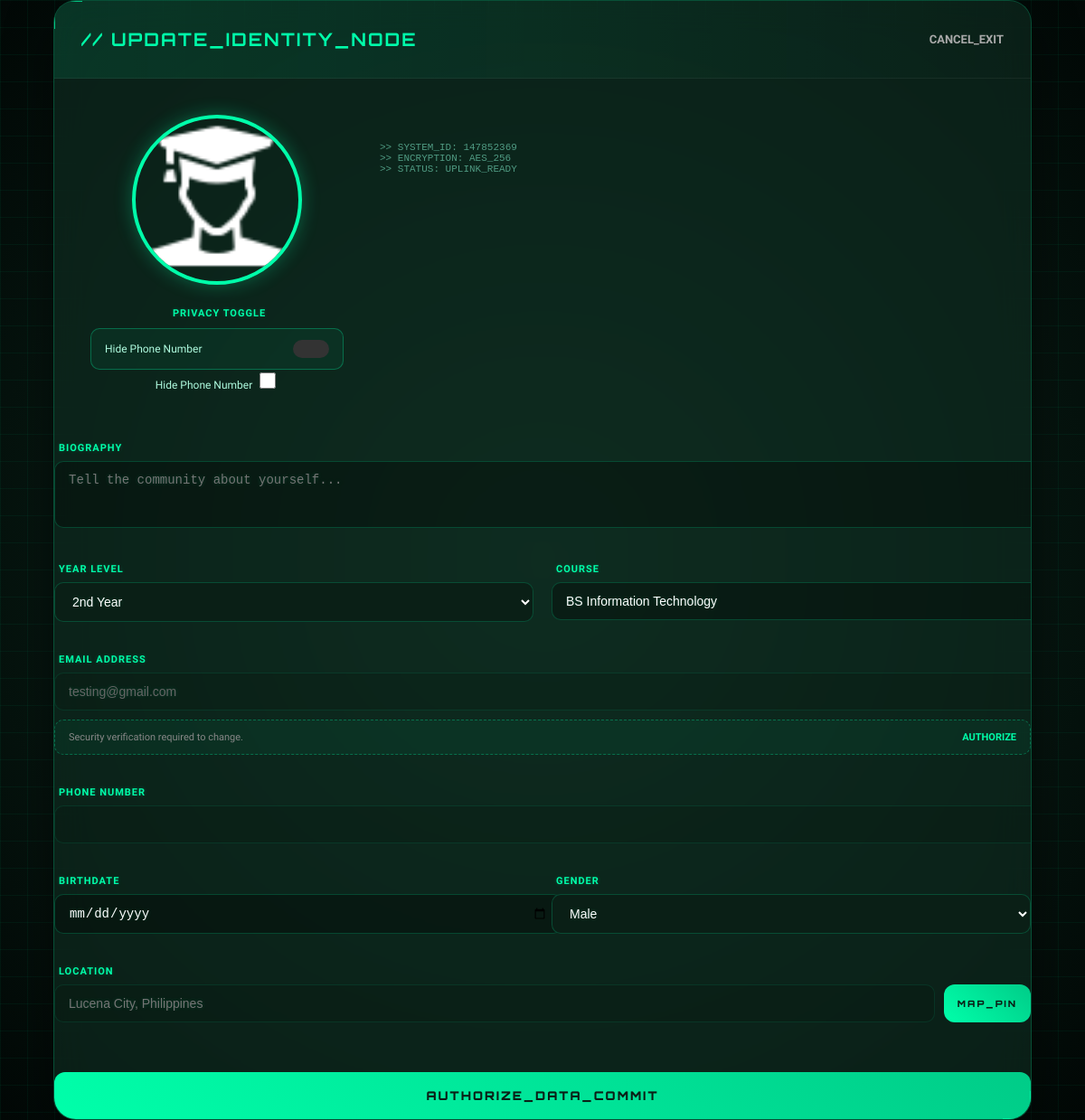
/Edit_Profile.php (signed in), run on the app's committed database.
### tables this page shows
CREATE TABLE `students` (
  `id` int(11) NOT NULL,
  `student_name` varchar(100) NOT NULL,
  `student_id` varchar(50) NOT NULL,
  `created_at` timestamp NOT NULL DEFAULT current_timestamp(),
  `year_level` varchar(50) DEFAULT '',
  `course` varchar(100) DEFAULT '',
  `bio` text DEFAULT NULL,
  `profile_pic` varchar(255) DEFAULT '',
  `email` varchar(100) DEFAULT '',
  `last_active` datetime DEFAULT NULL,
  `is_online` tinyint(1) DEFAULT 0,
  `status` varchar(50) DEFAULT 'Student',
  `batch_year` varchar(20) DEFAULT '',
  `is_alumni` tinyint(1) DEFAULT 0,
  `password` varchar(255) DEFAULT NULL,
  `cover_pic1` varchar(255) DEFAULT '',
  `cover_pic2` varchar(255) DEFAULT '',
  `cover_pic3` varchar(255) DEFAULT '',
  `is_restricted` tinyint(1) DEFAULT 0,
  `restriction_end_date` datetime DEFAULT NULL,
  `last_activity` datetime DEFAULT NULL,
  `mfa_enabled` tinyint(1) DEFAULT 0,
  `mfa_secret` varchar(255) DEFAULT NULL,
  `recovery_email` varchar(255) DEFAULT NULL,
  `cover_photo` varchar(255) DEFAULT '',
  `cover_offset` int(11) DEFAULT 0,
  `location` varchar(255) DEFAULT '',
  `birthdate` date DEFAULT NULL,
  `gender` varchar(20) DEFAULT '',
  `phone` varchar(20) DEFAULT NULL,
  `hide_phone` tinyint(1) DEFAULT 0,
  `force_logout` tinyint(1) DEFAULT 0,
  `logout_token` varchar(255) DEFAULT NULL,
  `profile_pic_content` longblob DEFAULT NULL
);

### Edit_Profile.php (the view, shortened to what this page needs)
<?php
require_once __DIR__ . '/config/database.php';
$my_id = $_SESSION['student_id'];
$is_admin = ($_SESSION['student_name'] === 'Admin');
$is_teacher = (strpos($my_id, 'T-') === 0);
$is_verified_for_update = (isset($_SESSION['profile_update_verified']) && $_SESSION['profile_update_verified'] === true) || $is_admin;
if ($is_teacher) {
    $real_id = substr($my_id, 2);
    $user = $conn->query("SELECT *, name as student_name, department as course, position as year_level FROM teachers WHERE id = '$real_id'")->fetch_assoc();
} else {
    $user = $conn->query("SELECT * FROM students WHERE student_id = '$my_id'")->fetch_assoc();
}
?>
<!DOCTYPE html>
<html lang="en">
<head>
    <link rel="stylesheet" href="https://unpkg.com/leaflet@1.9.4/dist/leaflet.css" />
</head>
<body>
    <div class="edit-container">
        <div class="edit-header">
            <h2>// UPDATE_IDENTITY_NODE</h2>
            <a href="Student_Profile.php?id=<?php echo $my_id; ?>" class="back-link">CANCEL_EXIT</a>
        </div>
        <div class="edit-body">
            <div class="visual-col">
                <form action="Student_Profile.php?id=<?php echo $my_id; ?>" method="POST" enctype="multipart/form-data" id="mainEditForm">
                    <div class="pfp-editor" onclick="document.getElementById('pfpInput').click()">
                        <?php $pic = !empty($user['profile_pic']) ? "uploads/".$user['profile_pic'] : "assets/images/3icons8-student-64.png"; ?>
                        <img src="<?php echo htmlspecialchars($pic); ?>" id="pfpPreview">
                    </div>
                    <div class="form-group">
                        <label class="form-label">Privacy Toggle</label>
                        <div class="verification-bar" style="border-style: solid; display: flex; justify-content: space-between; align-items: center; padding: 12px 15px; border-radius: 10px; background: rgba(0, 255, 170, 0.05);">
                            <span style="font-size:12px; color:#b0fce0;">Hide Phone Number</span>
                            <label class="switch" style="position:relative; display:inline-block; width:40px; height:20px;">
                                <span class="slider round" style="position:absolute; cursor:pointer; top:0; left:0; right:0; bottom:0; background-color:#333; transition:.4s; border-radius:34px;"></span>
                            </label>
                        </div>
                            <span style="font-size:12px; color:#b0fce0;">Hide Phone Number</span>
                            <input type="checkbox" name="hide_phone" <?php echo ($user['hide_phone'] == 1) ? 'checked' : ''; ?> style="accent-color:#00ffaa; width:18px; height:18px;">
                        </div>
                    </div>
                    <div style="margin-top: 30px; text-align: left; font-size: 11px; color: #509b83; font-family: 'Courier New', monospace;">
                        >> SYSTEM_ID: <?php echo $my_id; ?><br>
                        >> ENCRYPTION: AES_256<br>
                        >> STATUS: UPLINK_READY
                    </div>
            </div>
            <div class="form-col">
                <div class="form-grid">
                    <div class="form-group full-row">
                        <label class="form-label">Biography</label>
                        <textarea name="bio" class="form-input" rows="3" placeholder="Tell the community about yourself..."><?php echo htmlspecialchars($user['bio'] ?? ''); ?></textarea>
                    </div>
                    <div class="form-group">
                        <label class="form-label"><?php echo $is_teacher ? 'Position' : 'Year Level'; ?></label>
                        <?php if($is_teacher): ?>
                            <input type="text" name="year_level" class="form-input" value="<?php echo htmlspecialchars($user['year_level'] ?? ''); ?>">
                        <?php else: ?>
                            <select name="year_level" class="form-input" style="background:#0a1f16;">
                                <option value="2nd Year" <?php echo ($user['year_level'] == '2nd Year') ? 'selected' : ''; ?>>2nd Year</option>
                            </select>
                        <?php endif; ?>
                    </div>
                    <div class="form-group">
                        <label class="form-label"><?php echo $is_teacher ? 'Department' : 'Course'; ?></label>
                        <input type="text" name="course" class="form-input" value="<?php echo htmlspecialchars($user['course'] ?? ''); ?>">
                    </div>
                    <div class="form-group full-row">
                        <label class="form-label">Email Address</label>
                        <input type="email" name="email" id="emailInp" class="form-input" value="<?php echo htmlspecialchars($user['email'] ?? ''); ?>" <?php echo $is_verified_for_update ? '' : 'readonly'; ?>>
                        <?php if(!$is_verified_for_update): ?>
                        <div class="verification-bar">
                            <span style="font-size:11px; color:#888;">Security verification required to change.</span>
                            <span class="verify-link" onclick="triggerSecurity()">Authorize</span>
                        </div>
                        <?php endif; ?>
                    </div>
                    <div class="form-group full-row">
                        <label class="form-label">Phone Number</label>
                        <input type="text" name="phone" id="phoneInp" class="form-input" value="<?php echo htmlspecialchars($user['phone'] ?? ''); ?>" <?php echo $is_verified_for_update ? '' : 'readonly'; ?>>
                    </div>
                    <div class="form-group">
                        <label class="form-label">Birthdate</label>
                        <input type="date" name="birthdate" class="form-input" value="<?php echo $user['birthdate'] ?? ''; ?>">
                    </div>
                    <div class="form-group">
                        <label class="form-label">Gender</label>
                        <select name="gender" class="form-input" style="background:#0a1f16;">
                            <option value="Male" <?php echo ($user['gender'] == 'Male') ? 'selected' : ''; ?>>Male</option>
                        </select>
                    </div>
                    <div class="form-group full-row">
                        <label class="form-label">Location</label>
                        <div style="display: flex; gap: 10px;">
                            <input type="text" name="location" id="locInp" class="form-input" value="<?php echo htmlspecialchars($user['location'] ?? ''); ?>" placeholder="Lucena City, Philippines" readonly>
                            <button type="button" class="save-btn" style="margin: 0; padding: 0 15px; width: auto; font-size: 10px;" onclick="openMapModal()">MAP_PIN</button>
                        </div>
                    </div>
                    <button type="submit" class="save-btn">AUTHORIZE_DATA_COMMIT</button>
                </div>
            </div>
        </div>
</body>
</html>

### Edit_Profile.php (style rules this page uses)
body { margin: 0; padding: 0; background: radial-gradient(circle at center, #0d2b1f 0%, #020806 100%); color: #e4e6eb; font-family: 'Segoe UI', sans-serif; min-height: 100vh; display: flex; justify-content: center; align-items: center; overflow-x: hidden; position: relative; }
body::after { content: ""; position: fixed; top: 0; left: 0; width: 100%; height: 100%; background: linear-gradient(to bottom, transparent 50%, rgba(0, 255, 170, 0.05) 51%, transparent 51%); background-size: 100% 4px; pointer-events: none; z-index: -1; animation: scanlineFlow 10s linear infinite; }
body::before { content: ""; position: fixed; top: 0; left: 0; width: 100%; height: 100%; background-image: linear-gradient(rgba(0, 255, 170, 0.05) 1px, transparent 1px), linear-gradient(90deg, rgba(0, 255, 170, 0.05) 1px, transparent 1px); background-size: 30px 30px; z-index: -1; }
.edit-container { width: 90%; max-width: 1100px; background: rgba(16, 46, 34, 0.6); backdrop-filter: blur(20px); border: 1px solid rgba(0, 255, 170, 0.2); border-radius: 25px; overflow: hidden; box-shadow: 0 25px 50px rgba(0,0,0,0.5); animation: slideUp 0.6s cubic-bezier(0.22, 1, 0.36, 1), containerPulse 5s infinite alternate; position: relative; }
.edit-container::before, .edit-container::after { content: ''; position: absolute; width: 30px; height: 30px; border-color: #00ffaa; border-style: solid; opacity: 0.7; }
.edit-container::before { top: -2px; left: -2px; border-width: 3px 0 0 3px; border-radius: 20px 0 0 0; }
.edit-container::after { bottom: -2px; right: -2px; border-width: 0 3px 3px 0; border-radius: 0 0 20px 0; }
.edit-header { padding: 30px; background: linear-gradient(to right, rgba(0, 255, 170, 0.1), transparent); border-bottom: 1px solid rgba(255,255,255,0.05); display: flex; justify-content: space-between; align-items: center; }
.edit-header h2 { margin: 0; font-family: 'Orbitron', sans-serif; font-size: 20px; letter-spacing: 2px; color: #00ffaa; text-transform: uppercase; }
.back-link { color: #aaa; text-decoration: none; font-size: 13px; font-weight: bold; transition: 0.3s; }
.edit-body { padding: 40px; display: grid; grid-template-columns: 280px 1fr; gap: 40px; }
.visual-col { text-align: center; }
.pfp-editor { width: 180px; height: 180px; margin: 0 auto 25px; border-radius: 50%; border: 4px solid #00ffaa; position: relative; overflow: hidden; cursor: pointer; box-shadow: 0 0 20px rgba(0, 255, 170, 0.3); animation: pfpPulse 3s infinite alternate; }
.pfp-editor img { width: 100%; height: 100%; object-fit: cover; }
.form-grid { display: grid; grid-template-columns: 1fr 1fr; gap: 20px; }
.full-row { grid-column: span 2; }
.form-group { margin-bottom: 15px; }
.form-label { display: block; font-size: 11px; text-transform: uppercase; color: #00ffaa; margin: 0 0 8px 5px; font-weight: 700; letter-spacing: 1px; text-shadow: 0 0 5px rgba(0,255,170,0.2); }
.form-input { width: 100%; padding: 12px 15px; background: rgba(0,0,0,0.3); border: 1px solid rgba(0, 255, 170, 0.2); border-radius: 10px; color: #fff; outline: none; transition: 0.3s; font-size: 14px; text-shadow: 0 0 5px rgba(0,255,170,0.2); }
.form-input[readonly] { color: #666; cursor: not-allowed; background: rgba(0,0,0,0.1); border-color: rgba(0,255,170,0.1); }
.verification-bar { background: rgba(0, 255, 170, 0.05); padding: 12px 15px; border-radius: 10px; margin-top: 10px; border: 1px dashed rgba(0, 255, 170, 0.3); display: flex; justify-content: space-between; align-items: center; }
.verify-link { color: #00ffaa; font-size: 11px; font-weight: 800; cursor: pointer; text-decoration: none; text-transform: uppercase; }
.save-btn { grid-column: span 2; padding: 18px; margin-top: 20px; background: linear-gradient(45deg, #00ffaa, #00cc88); border: none; border-radius: 12px; color: #0a1f16; font-family: 'Orbitron', sans-serif; font-weight: 900; cursor: pointer; transition: 0.3s; letter-spacing: 2px; }

### data on the page
students: year_level "2nd Year", course "BS Information Technology", email "testing@gmail.com"

### other printed values
$my_id "147852369"
